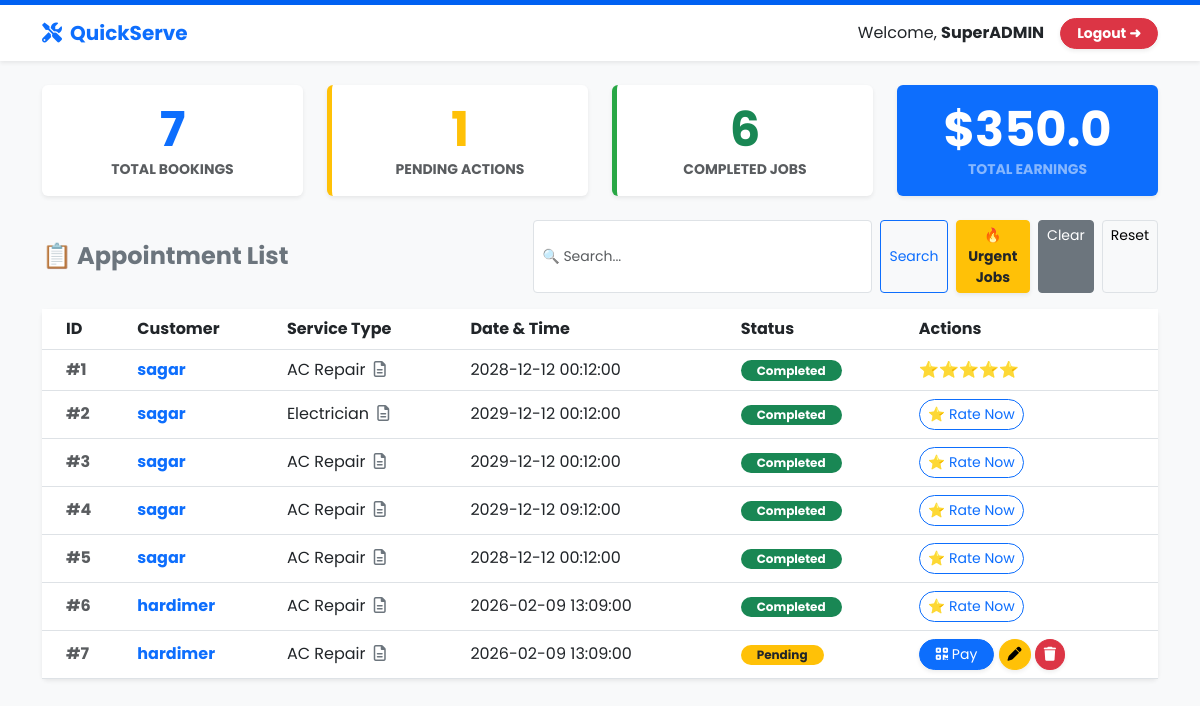
The app's page / (signed in) with its own data.
### app/models.py (models this page shows)
class User(UserMixin, db.Model):
    id = db.Column(db.Integer, primary_key=True)
    username = db.Column(db.String(100), unique=True, nullable=False)
    email = db.Column(db.String(120), unique=True, nullable=False)
    password_hash = db.Column(db.String(200), nullable=False)
    is_admin = db.Column(db.Boolean, default=False)
    appointments = db.relationship('Appointment', backref='customer', lazy=True)

class Appointment(db.Model):
    id = db.Column(db.Integer, primary_key=True)
    service_name = db.Column(db.String(100), nullable=False)
    appointment_time = db.Column(db.DateTime, nullable=False)
    status = db.Column(db.String(20), default='pending')
    price = db.Column(db.Float, default=0.0)
    user_id = db.Column(db.Integer, db.ForeignKey('user.id'), nullable=False)
    rating = db.Column(db.Integer, nullable=True)
    review = db.Column(db.Text, nullable=True)
    payment_status = db.Column(db.String(30), default='Unpaid') # Unpaid, Verification Pending, Paid
    transaction_id = db.Column(db.String(50), nullable=True)    # Store UTR

### app/routes.py (the view, shortened to what this page needs)
@main.route('/')
def home():
    if not session.get('user_logged_in'): return redirect(url_for('main.login'))
    user_id = session.get('user_id')
    current_user = User.query.get(user_id)
    if current_user is None:
        session.clear()
        return redirect(url_for('main.login'))
    search_query = request.args.get('q')
    status_filter = request.args.get('status')
    if current_user.is_admin:
        query = Appointment.query
        page_title = "Admin Dashboard"
    else:
        query = Appointment.query.filter_by(user_id=user_id)
        page_title = "My Appointments"
    if status_filter:
        query = query.filter_by(status=status_filter)
    appointments = query.all()
    if current_user.is_admin:
        stats_query = Appointment.query
    else:
        stats_query = Appointment.query.filter_by(user_id=user_id)
    total_count = stats_query.count()
    pending_count = stats_query.filter_by(status='pending').count()
    completed_count = stats_query.filter_by(status='Completed').count()
    revenue = 0
    completed_jobs = stats_query.filter_by(status='Completed').all()
    for job in completed_jobs:
        revenue += job.price
    return render_template('index.html',
                           appointments=appointments,
                           username=current_user.username,
                           title=page_title,
                           total=total_count,
                           pending=pending_count,
                           completed=completed_count,
                           revenue=revenue,
                           is_admin=current_user.is_admin)

### app/templates/index.html (shortened to what this page needs)
<!DOCTYPE html>
<html lang="en">
<head>
    <link href="https://cdn.jsdelivr.net/npm/bootstrap@5.3.0/dist/css/bootstrap.min.css" rel="stylesheet">
    <link rel="stylesheet" href="{{ url_for('static', filename='style.css') }}">
    <link rel="stylesheet" href="https://cdnjs.cloudflare.com/ajax/libs/font-awesome/6.0.0/css/all.min.css">
</head>
<body class="bg-light">
    <nav class="navbar navbar-expand-lg navbar-light bg-white shadow-sm mb-4" style="border-top: 5px solid #0061f2;">
        <div class="container">
            <a class="navbar-brand fw-bold text-primary" href="#"><i class="fas fa-tools me-2"></i>QuickServe</a>
            <div class="d-flex align-items-center">
                <span class="text-dark me-3 d-none d-md-block">Welcome, <b>{{ username }}</b></span>
                <a href="/logout" class="btn btn-danger btn-sm rounded-pill px-3 fw-bold text-white shadow-sm">Logout ➜</a>
            </div>
        </div>
    </nav>
    <div class="container">
        <div class="row mb-4">
            {% set col_size = 'col-md-3' if is_admin else 'col-md-4' %}
            <div class="{{ col_size }}">
                <div class="card text-center p-3 border-0 shadow-sm">
                    <h2 class="text-primary fw-bold display-5 mb-0">{{ total }}</h2>
                    <small class="text-muted text-uppercase fw-bold">Total Bookings</small>
                </div>
            </div>
            <div class="{{ col_size }}">
                <div class="card text-center p-3 border-0 shadow-sm" style="border-left: 5px solid #ffc107 !important;">
                    <h2 class="text-warning fw-bold display-5 mb-0">{{ pending }}</h2>
                    <small class="text-muted text-uppercase fw-bold">Pending Actions</small>
                </div>
            </div>
            <div class="{{ col_size }}">
                <div class="card text-center p-3 border-0 shadow-sm" style="border-left: 5px solid #28a745 !important;">
                    <h2 class="text-success fw-bold display-5 mb-0">{{ completed }}</h2>
                    <small class="text-muted text-uppercase fw-bold">Completed Jobs</small>
                </div>
            </div>
            {% if is_admin %}
            <div class="{{ col_size }}">
                <div class="card text-center p-3 bg-primary text-white border-0 shadow-sm">
                    <h2 class="fw-bold display-5 mb-0">${{ revenue }}</h2>
                    <small class="text-uppercase fw-bold text-white-50">Total Earnings</small>
                </div>
            </div>
            {% endif %}
        </div>
        <div class="d-flex justify-content-between align-items-center mb-3">
            <h4 class="mb-0 text-secondary fw-bold">📋 Appointment List</h4>
            <form action="/" method="GET" class="d-flex gap-2">
                <input type="text" name="q" class="form-control form-control-sm" placeholder="🔍 Search...">
                <button type="submit" class="btn btn-sm btn-outline-primary">Search</button>
                {% if is_admin %}
                    <a href="{{ url_for('main.priority_view') }}" class="btn btn-sm btn-warning text-dark fw-bold shadow-sm">🔥 Urgent Jobs</a>
                    <a href="{{ url_for('main.home') }}" class="btn btn-sm btn-secondary">Clear</a>
                {% endif %}
                <a href="/" class="btn btn-sm btn-light border">Reset</a>
            </form>
        </div>
        <div class="card border-0 shadow-sm">
            <div class="table-responsive">
                <table class="table table-hover align-middle mb-0">
                    <thead class="bg-light">
                        <tr>
                            <th class="ps-4">ID</th>
                            {% if is_admin %} <th>Customer</th> {% endif %}
                            <th>Service Type</th>
                            <th>Date & Time</th>
                            <th>Status</th>
                            <th>Actions</th>
                        </tr>
                    </thead>
                    <tbody>
                        {% for appt in appointments %}
                        <tr>
                            <td class="ps-4 fw-bold text-muted">#{{ appt.id }}</td>
                            {% if is_admin %} <td class="fw-bold text-primary">{{ appt.customer.username }}</td> {% endif %}
                            <td>{{ appt.service_name }} <a href="/ticket/{{ appt.id }}" class="text-secondary ms-1"><i class="far fa-file-alt"></i></a></td>
                            <td>{{ appt.appointment_time }}</td>
                            <td>
                                {% if appt.status == 'Completed' %} <span class="badge bg-success rounded-pill px-3">Completed</span>
                                {% else %} <span class="badge bg-warning text-dark rounded-pill px-3">Pending</span> {% endif %}
                            </td>
                            <td>
                                {% if appt.status == 'Completed' and appt.rating == None %}
                                     <a href="/rate/{{ appt.id }}" class="btn btn-sm btn-outline-primary rounded-pill">⭐ Rate Now</a>
                                {% elif appt.status == 'Completed' %}
                                    <span class="text-warning">{% for i in range(appt.rating|int) %}⭐{% endfor %}</span>
                                {% else %}
                                    {% if appt.payment_status == 'Unpaid' %}
                                        <a href="/pay/{{ appt.id }}" class="btn btn-sm btn-primary rounded-pill px-3 shadow-sm"><i class="fas fa-qrcode"></i> Pay</a>
                                    {% elif appt.payment_status == 'Paid' %}
                                        <span class="badge bg-success"><i class="fas fa-check"></i> Paid</span>
                                    {% endif %}
                                    <a href="/edit/{{ appt.id }}" class="btn btn-sm btn-warning rounded-circle shadow-sm"><i class="fas fa-pen"></i></a>
                                    <a href="/delete/{{ appt.id }}" class="btn btn-sm btn-danger rounded-circle shadow-sm"><i class="fas fa-trash"></i></a>
                                {% endif %}
                            </td>
                        </tr>
                        {% else %}
                        <tr><td colspan="7" class="text-center py-5 text-muted">No appointments found.</td></tr>
                        {% endfor %}
                    </tbody>
                </table>
            </div>
        </div>
    </div>
</body>
</html>

### app/templates/static/style.css (style rules this page uses)
body { font-family: 'Poppins', sans-serif; }

### records on screen
User: username "SuperADMIN"
Appointment: id "1", customer.username "sagar", service_name "AC Repair", appointment_time "2028-12-12 00:12:00", status "Completed"
Appointment: id "2", customer.username "sagar", service_name "Electrician", appointment_time "2029-12-12 00:12:00", status "Completed"
Appointment: id "3", customer.username "sagar", service_name "AC Repair", appointment_time "2029-12-12 00:12:00", status "Completed"
Appointment: id "4", customer.username "sagar", service_name "AC Repair", appointment_time "2029-12-12 09:12:00", status "Completed"
Appointment: id "5", customer.username "sagar", service_name "AC Repair", appointment_time "2028-12-12 00:12:00", status "Completed"
Appointment: id "6", customer.username "hardimer", service_name "AC Repair", appointment_time "2026-02-09 13:09:00", status "Completed"
Appointment: id "7", customer.username "hardimer", service_name "AC Repair", appointment_time "2026-02-09 13:09:00", status "Pending"

### other values on screen
{{ total }} "7"
{{ pending }} "1"
{{ completed }} "6"
{{ revenue }} "350.0"
